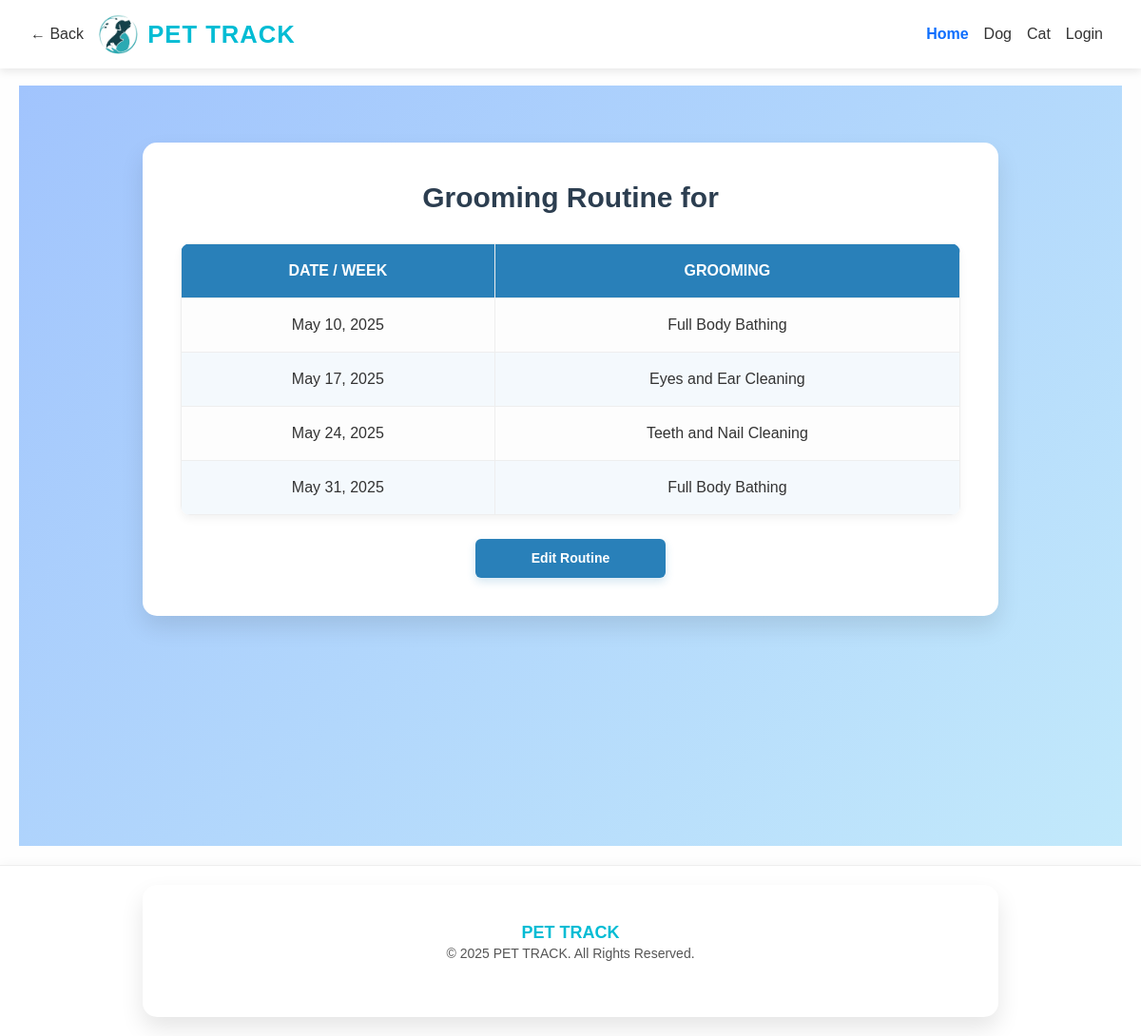
/cat_grooming_view/3/, run on the app's committed database.
### app1/models.py (models this page shows, shortened)
class CatGroomingRoutine(models.Model):
    cat = models.ForeignKey(Cat, on_delete=models.CASCADE, default=1)
    cat_name = models.CharField(max_length=100)
    date101 = models.DateField(blank=True, null=True)
    grooming101 = models.CharField(max_length=255, blank=True, null=True)
    date102 = models.DateField(blank=True, null=True)
    grooming102 = models.CharField(max_length=255, blank=True, null=True)
    date103 = models.DateField(blank=True, null=True)
    grooming103 = models.CharField(max_length=255, blank=True, null=True)
    date104 = models.DateField(blank=True, null=True)
    grooming104 = models.CharField(max_length=255, blank=True, null=True)

### app1/views.py (the view)
# urls.py: path('cat_grooming_view/<int:id>/', views.cat_grooming_view, name='cat_grooming_view'),
def cat_grooming_view(request, id):
    routine = get_object_or_404(CatGroomingRoutine, id=id)
    return render(request, 'cat_grooming_view.html', {
        'routine': routine,
        'cat_id': routine.cat.id
    })

### templates/cat_grooming_view.html (shortened to what this page needs)
{% extends 'base.html' %}
{% block content %}
<section>
    <div class="container">
        <h2>Grooming Routine for {{ routine.cat_name }}</h2>
        <table>
            <thead>
                <tr>
                    <th>Date / Week</th>
                    <th>Grooming</th>
                </tr>
            </thead>
            <tbody>
                <tr>
                    <td>{{ routine.date101 }}</td>
                    <td>{{ routine.grooming101 }}</td>
                </tr>
                <tr>
                    <td>{{ routine.date102 }}</td>
                    <td>{{ routine.grooming102 }}</td>
                </tr>
                <tr>
                    <td>{{ routine.date103 }}</td>
                    <td>{{ routine.grooming103 }}</td>
                </tr>
                <tr>
                    <td>{{ routine.date104 }}</td>
                    <td>{{ routine.grooming104 }}</td>
                </tr>
            </tbody>
        </table>
        <a href="{% url 'cat_grooming_edit' id=routine.id %}" class="edit-button">Edit Routine</a>
    </div>
</section>
{% endblock %}

### templates/base.html (style rules this page uses)
* { box-sizing: border-box; }
body { font-family: 'Poppins', sans-serif; margin: 0; padding-top: 70px; background-color: #fefefe; color: #333; }

### templates/cat_grooming_view.html (style rules this page uses)
section { font-family: 'Poppins', sans-serif; background: linear-gradient(135deg, #a1c4fd, #c2e9fb); padding: 60px 20px; min-height: 100vh; display: flex; justify-content: center; align-items: flex-start; }
.container { background: #fff; padding: 40px; border-radius: 15px; box-shadow: 0 12px 25px rgba(0, 0, 0, 0.1); max-width: 900px; width: 100%; animation: fadeIn 0.6s ease; }
h2 { font-size: 30px; font-weight: 700; color: #2c3e50; text-align: center; margin-bottom: 30px; }
table { width: 100%; border-collapse: collapse; border-radius: 10px; overflow: hidden; box-shadow: 0px 4px 10px rgba(0,0,0,0.05); }
th, td { padding: 16px; text-align: center; font-size: 16px; border: 1px solid #eee; }
th { background-color: #2980b9; color: white; font-weight: 600; text-transform: uppercase; }
td { background-color: #fdfdfd; }
tr:nth-child(even) td { background-color: #f4f9fd; }
.edit-button { display: block; margin: 25px auto 0; background-color: #2980b9; color: white; border: none; padding: 10px 20px; font-size: 14px; font-weight: 600; border-radius: 6px; text-decoration: none; cursor: pointer; transition: 0.3s ease; text-align: center; box-shadow: 0 4px 10px rgba(41, 128, 185, 0.2); width: 200px; }

### data on the page
CatGroomingRoutine: date101 "May 10, 2025", grooming101 "Full Body Bathing", date102 "May 17, 2025", grooming102 "Eyes and Ear Cleaning", date103 "May 24, 2025", grooming103 "Teeth and Nail Cleaning", date104 "May 31, 2025", grooming104 "Full Body Bathing"
